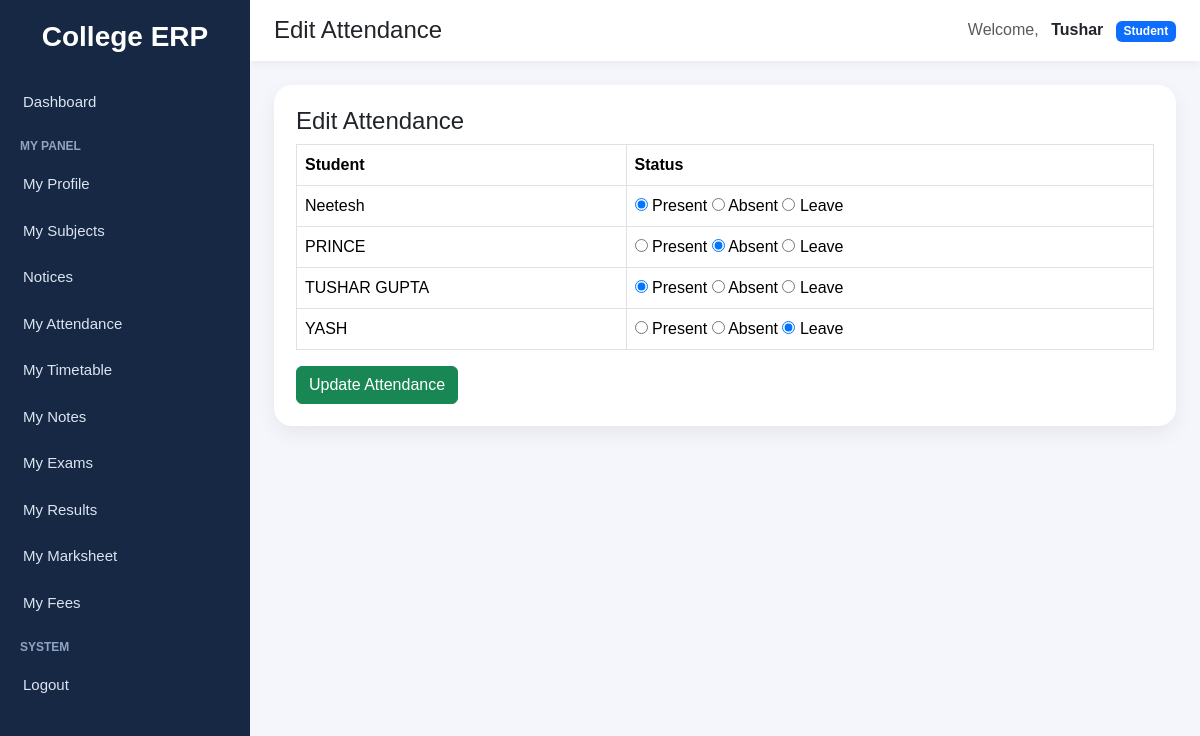
The app's page /attendance/session/4/edit/ (signed in) with its own data.
### accounts/models.py (models this page shows, shortened)
class CustomUser(AbstractUser):
    ROLE_CHOICES = (
        ("student", "Student"),
        ("faculty", "Faculty"),
        ("admin", "Admin"),
    )
    role = models.CharField(max_length=20, choices=ROLE_CHOICES)
    groups = models.ManyToManyField(
        Group,
        blank=True,
        related_name="customuser_set",
        related_query_name="customuser"
    )
    user_permissions = models.ManyToManyField(
        Permission,
        blank=True,
        related_name="customuser_permissions_set",
        related_query_name="customuser_permission"
    )

### attendance/models.py (models this page shows, shortened)
class AttendanceRecord(models.Model):
    STATUS_CHOICES = (
        ('Present', 'Present'),
        ('Absent', 'Absent'),
        ('Leave', 'Leave'),
    )
    session = models.ForeignKey(
        AttendanceSession,
        on_delete=models.CASCADE,
        related_name='records'
    )
    student = models.ForeignKey(
        Student,
        on_delete=models.CASCADE,
        related_name='attendance_records'
    )
    status = models.CharField(max_length=10, choices=STATUS_CHOICES, default='Present')
    remarks = models.CharField(max_length=255, blank=True, null=True)
    class Meta:
        ordering = ['student__name']
        unique_together = ('session', 'student')

### students/models.py (models this page shows, shortened)
class Student(models.Model):
    GENDER_CHOICES = (
        ('Male', 'Male'),
        ('Female', 'Female'),
        ('Other', 'Other'),
    )
    SEMESTER_CHOICES = (
        (1, 'Semester 1'),
        (2, 'Semester 2'),
        (3, 'Semester 3'),
        (4, 'Semester 4'),
        (5, 'Semester 5'),
        (6, 'Semester 6'),
        (7, 'Semester 7'),
        (8, 'Semester 8'),
    )
    YEAR_CHOICES = (
        (1, '1st Year'),
        (2, '2nd Year'),
        (3, '3rd Year'),
        (4, '4th Year'),
    )
    user = models.OneToOneField(
        settings.AUTH_USER_MODEL,
        on_delete=models.CASCADE,
        related_name='student_profile'
    )
    name = models.CharField(max_length=150)
    enrollment_number = models.CharField(max_length=50, unique=True)
    roll_number = models.CharField(max_length=50, unique=True, blank=True, null=True)
    department = models.ForeignKey(
        Department,
        on_delete=models.CASCADE,
        related_name='students',
        null=True,
        blank=True
    )
    course = models.CharField(max_length=100, blank=True, null=True)
    course_fk = models.ForeignKey(
        Course,
        on_delete=models.SET_NULL,
        related_name='student_profiles',
        null=True,
        blank=True
    )
    semester = models.PositiveSmallIntegerField(choices=SEMESTER_CHOICES, default=1)
    year = models.PositiveSmallIntegerField(choices=YEAR_CHOICES, default=1)
    section = models.CharField(max_length=20, blank=True, null=True)
    phone = models.CharField(max_length=15, blank=True, null=True)
    address = models.TextField(blank=True, null=True)
    date_of_birth = models.DateField(blank=True, null=True)
    gender = models.CharField(max_length=10, choices=GENDER_CHOICES, blank=True, null=True)
    photo = models.ImageField(upload_to='students/', blank=True, null=True)
    admission_date = models.DateField(blank=True, null=True)
    created_at = models.DateTimeField(auto_now_add=True, null=True, blank=True)
    updated_at = models.DateTimeField(auto_now=True, null=True, blank=True)
    class Meta:
        ordering = ['name']

### attendance/views.py (the view, shortened to what this page needs)
# urls.py: path('session/<int:pk>/edit/', views.edit_attendance, name='edit_attendance'),
@login_required
def edit_attendance(request, pk):
    session = get_object_or_404(AttendanceSession, pk=pk)
    records = AttendanceRecord.objects.filter(
        session=session
    ).select_related('student').order_by('student__name')
    return render(request, 'attendance/edit_attendance.html', {
        'session': session,
        'records': records
    })

### notices/context_processors.py (called while the page is built)
def latest_notices(request):
    if not request.user.is_authenticated:
        return {"latest_notices": []}
    notices = get_visible_notices_for_user(request.user)[:5]
    return {"latest_notices": notices}

### attendance/templates/attendance/edit_attendance.html (shortened to what this page needs)
{% extends "base.html" %}
{% block page_title %}Edit Attendance{% endblock %}
{% block content %}
<div class="page-card">
<h4>Edit Attendance</h4>
<form method="post">
<table class="table table-bordered">
<tr>
<th>Student</th>
<th>Status</th>
</tr>
{% for r in records %}
<tr>
<td>{{ r.student.name }}</td>
<td>
<label>
<input type="radio" name="status_{{ r.student.id }}" value="Present"
{% if r.status == "Present" %}checked{% endif %}>
Present
</label>
<label>
<input type="radio" name="status_{{ r.student.id }}" value="Absent"
{% if r.status == "Absent" %}checked{% endif %}>
Absent
</label>
<label>
<input type="radio" name="status_{{ r.student.id }}" value="Leave"
{% if r.status == "Leave" %}checked{% endif %}>
Leave
</label>
</td>
</tr>
{% endfor %}
</table>
<button type="submit" class="btn btn-success">
Update Attendance
</button>
</form>
</div>
{% endblock %}

### templates/base.html (shortened to what this page needs)
<!DOCTYPE html>
<html lang="en">
<head>
    <link href="https://cdn.jsdelivr.net/npm/bootstrap@5.3.3/dist/css/bootstrap.min.css" rel="stylesheet">
</head>
<body>
<div class="sidebar">
    <h3>College ERP</h3>
    {% if request.user.is_authenticated %}
        {% if request.user.is_superuser or request.user.role == 'admin' %}
            <a href="/dashboard/" class="{% if '/dashboard' in request.path or request.path == '/' %}active-link{% endif %}">
                Dashboard
            </a>
            <div class="sidebar-section-title">Management</div>
            <a href="{% url 'student_list' %}" class="{% if '/students/' in request.path %}active-link{% endif %}">
                Students
            </a>
            <a href="{% url 'faculty_list' %}" class="{% if '/faculty/' in request.path %}active-link{% endif %}">
                Faculty
            </a>
            <a href="/courses/" class="{% if '/courses/' in request.path %}active-link{% endif %}">
                Courses
            </a>
            <a href="/departments/" class="{% if '/departments/' in request.path %}active-link{% endif %}">
                Departments
            </a>
            <div class="sidebar-section-title">Academics</div>
            <a href="/subjects/" class="{% if '/subjects/' in request.path and '/subjects/assignments/' not in request.path and '/subjects/my/' not in request.path %}active-link{% endif %}">
                Subjects
            </a>
            <a href="{% url 'subject_assignment_list' %}" class="{% if '/subjects/assignments/' in request.path %}active-link{% endif %}">
                Subject Assignments
            </a>
            <a href="{% url 'notice_list' %}" class="{% if '/notices/' in request.path %}active-link{% endif %}">
                Notices
            </a>
            <a href="{% url 'attendance_list' %}" class="{% if '/attendance/' in request.path %}active-link{% endif %}">
                Attendance
            </a>
            <a href="{% url 'timetable_list' %}" class="{% if '/timetable/' in request.path and '/timetable/faculty/' not in request.path and '/timetable/student/' not in request.path %}active-link{% endif %}">
                Timetable
            </a>
            <a href="/exams/" class="{% if '/exams/' in request.path and '/exams/results/' not in request.path %}active-link{% endif %}">
                Exams
            </a>
            <a href="{% url 'exam_schedule_list' %}" class="{% if '/exams/schedule/' in request.path %}active-link{% endif %}">
                Exam Schedule
            </a>
            <a href="{% url 'result_list' %}" class="{% if '/exams/results/list/' in request.path %}active-link{% endif %}">
                Results
            </a>
            <a href="{% url 'fee_structure_list' %}" class="{% if '/finance/structures/' in request.path %}active-link{% endif %}">
                Fee Structures
            </a>
            <a href="{% url 'promote_student_fee' %}" class="{% if '/finance/promote/' in request.path %}active-link{% endif %}">
                Promote Fees
            </a>
            <a href="{% url 'student_fee_list' %}" class="{% if '/finance/students/' in request.path %}active-link{% endif %}">
                Student Fees
            </a>
        {% elif request.user.role == 'student' %}
            <a href="/dashboard/" class="{% if '/dashboard' in request.path or request.path == '/' %}active-link{% endif %}">
                Dashboard
            </a>
            <div class="sidebar-section-title">My Panel</div>
            <a href="{% url 'my_student_profile' %}" class="{% if '/students/profile/' in request.path %}active-link{% endif %}">
                My Profile
            </a>
            <a href="{% url 'my_subjects' %}" class="{% if '/subjects/my/' in request.path %}active-link{% endif %}">
                My Subjects
            </a>
            <a href="{% url 'notice_list' %}" class="{% if '/notices/' in request.path %}active-link{% endif %}">
                Notices
            </a>
            <a href="{% url 'my_attendance' %}" class="{% if '/attendance/my/' in request.path %}active-link{% endif %}">
                My Attendance
            </a>
            <a href="{% url 'student_timetable' %}" class="{% if '/timetable/student/' in request.path %}active-link{% endif %}">
                My Timetable
            </a>
            <a href="{% url 'student_note_list' %}" class="{% if '/notes/student/' in request.path %}active-link{% endif %}">
                My Notes
            </a>
            <a href="{% url 'student_exam_schedule' %}" class="{% if '/exams/my-exams/' in request.path %}active-link{% endif %}">
                My Exams
            </a>
            <a href="{% url 'student_result_list' %}" class="{% if '/exams/results/student/' in request.path %}active-link{% endif %}">
                My Results
            </a>
            <a href="{% url 'consolidated_marksheet' %}" class="{% if '/exams/marksheet/' in request.path %}active-link{% endif %}">
                My Marksheet
            </a>
            <a href="{% url 'my_fees' %}" class="{% if '/finance/my-fees/' in request.path %}active-link{% endif %}">
                My Fees
            </a>
        {% endif %}
        <div class="sidebar-section-title">System</div>
        <form method="post" action="/accounts/logout/" style="margin:0;">
            <button type="submit" class="sidebar-logout-btn">Logout</button>
        </form>
    {% endif %}
</div>
<div class="main-content">
    <div class="topbar d-flex justify-content-between align-items-center">
        <h4 class="mb-0">{% block page_title %}College ERP{% endblock %}</h4>
        <div>
            {% if request.user.is_authenticated %}
                <span class="me-2 text-muted">Welcome,</span>
                <strong>{{ request.user.username }}</strong>
                {% if request.user.is_superuser %}
                    <span class="badge bg-danger ms-2">Admin</span>
                {% elif request.user.role %}
                    <span class="badge bg-primary ms-2">{{ request.user.role|title }}</span>
                {% endif %}
            {% endif %}
        </div>
    </div>
    <div class="content-area">
        {% block content %}{% endblock %}
    </div>
</div>
</body>
</html>

### templates/base.html (style rules this page uses)
body { background-color: #f4f6fb; margin: 0; padding: 0; font-family: Arial, sans-serif; }
.sidebar { width: 250px; min-height: 100vh; background: #172844; color: white; position: fixed; top: 0; left: 0; padding-top: 20px; }
.sidebar h3 { text-align: center; margin-bottom: 25px; font-weight: 700; }
.sidebar a { color: #dbe4f0; text-decoration: none; display: block; padding: 12px 20px; font-size: 15px; border-left: 3px solid transparent; }
.sidebar-section-title { font-size: 12px; color: #8fa4c3; padding: 12px 20px 6px; text-transform: uppercase; font-weight: bold; }
.sidebar-logout-btn { color: #dbe4f0; text-decoration: none; display: block; padding: 12px 20px; font-size: 15px; border: none; background: none; width: 100%; text-align: left; border-left: 3px solid transparent; }
.main-content { margin-left: 250px; min-height: 100vh; }
.topbar { background: white; padding: 16px 24px; box-shadow: 0 2px 10px rgba(0,0,0,0.06); }
.content-area { padding: 24px; }
.page-card { background: white; border-radius: 18px; padding: 22px; box-shadow: 0 8px 20px rgba(0,0,0,0.06); }

### records on screen
CustomUser: user.username "Tushar", user.role "Student"
AttendanceRecord: student.name "Neetesh", status "☑ Present", status "☐ Absent", status "☐ Leave"
AttendanceRecord: student.name "PRINCE", status "☐ Present", status "☑ Absent", status "☐ Leave"
AttendanceRecord: student.name "TUSHAR GUPTA", status "☑ Present", status "☐ Absent", status "☐ Leave"
AttendanceRecord: student.name "YASH", status "☐ Present", status "☐ Absent", status "☑ Leave"
